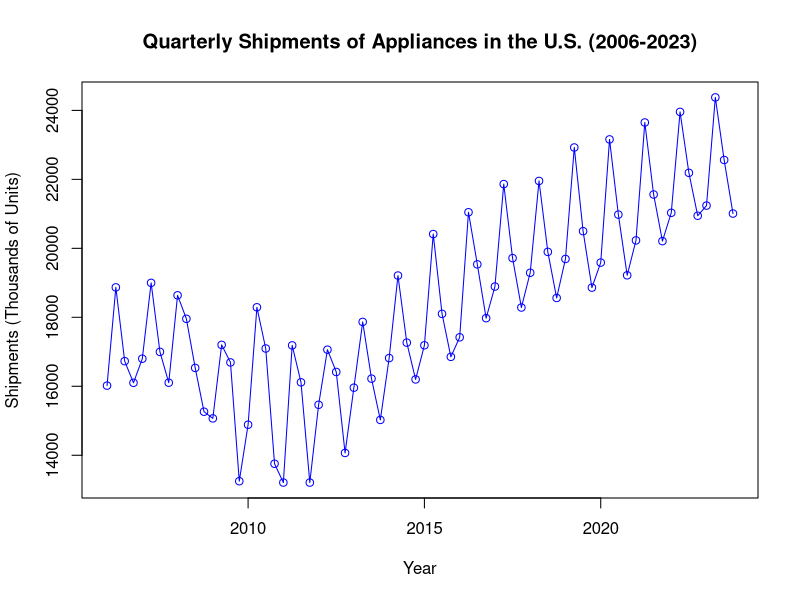
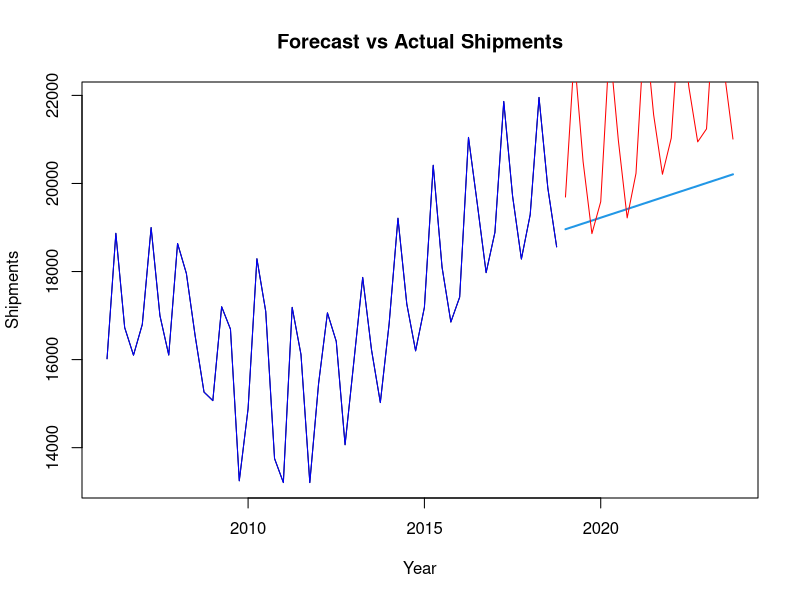

Write the R code that produced these figures, in order.
## USE FORECAST LIBRARY.

library(forecast)

## CREATE DATA FRAME. 

# Set working directory for locating files.
setwd("/Users/pallavinair/Desktop/CSUEB BA/BAN 673/Casestudy 2")

# Create data frame.
shipment.data <- read.csv("673_case2.csv")

# See the first 6 records of the file.
head(shipment.data)

#1 (a)Time series data set
## USE ts() FUNCTION TO CREATE TIME SERIES DATA SET

# Function ts() takes three arguments: start, end, and freq.
# With quarterly data, frequency in a season (year) is equal to 4.
# Arguments start and end are pairs: (season number, period number).
# Now, create the time series object
shipments.ts <- ts(shipment.data$Shipments, start = c(2006, 1), frequency = 4)
# 1 (b) Plot the time series data
plot(shipments.ts, xlab = "Year", ylab = "Shipments (Thousands of Units)", 
     main = "Quarterly Shipments of Appliances in the U.S. (2006-2023)", 
     type = "o", col = "blue")

# 2(a) Develop data partition with the validation partition of 20 periods and the rest for the 
#training partition.
# Define the numbers of months in the training and validation sets,
# nTrain and nValid, respectively.
nValid <- 20 
nTrain <- length(shipments.ts) - nValid
# Define the training and validation sets using window()
train.ts <- window(shipments.ts, end = c(2018, 4)) # Adjusted to ensure correct partitioning
valid.ts <- window(shipments.ts, start = c(2019, 1)) # Starting from 2019 Q1 for validation

#2 (b)
## FIT REGRESSION MODEL WITH LINEAR TREND: MODEL 1. 
## FORECAST AND MEASURE ACURACY.
# Use tslm() function (time series linear model) to create regression model with 
# linear trend.
train.lin <- tslm(train.ts ~ trend)

# See summary of linear trend model and associated parameters.
summary(train.lin)

# Apply forecast() function to make forecast for validation period.
train.lin.pred <- forecast(train.lin, h = nValid, level = 0)

# Plot the original time series with forecast overlaid
plot(train.lin.pred, main = "Forecast vs Actual Shipments", xlab = "Year", ylab = "Shipments")
lines(train.ts, col = "blue") # Plotting the training data
lines(valid.ts, col = "red") # Optionally, add the validation data to compare visually

# Use accuracy() function to identify common accuracy measures with rounded
# values to 3 decimals.
round(accuracy(train.lin.pred$mean, valid.ts), 3)


## FIT REGRESSION MODEL WITH QUADRATIC (POLYNOMIAL) TREND: MODEL 2. 
## FORECAST AND MEASURE ACCURACY.

# Use tslm() function to create quadratic (polynomial) trend model.
train.quad <- tslm(train.ts ~ trend + I(trend^2))

# See summary of quadratic trend model and associated parameters.
summary(train.quad)

# Apply forecast() function to make predictions for ts data in
# validation set.  
train.quad.pred <- forecast(train.quad, h = nValid, level = 0)


# Use accuracy() function to identify common accuracy measures
# for regression models with linear trend and quadratic (polynomial) trend.
round(accuracy(train.lin.pred$mean, valid.ts), 3)
round(accuracy(train.quad.pred$mean, valid.ts), 3)


## FIT REGRESSION MODEL WITH SEASONALITY: MODEL 3. 
## FORECAST AND MEASURE ACCURACY.

# Use tslm() function to create seasonal model.
train.season <- tslm(train.ts ~ season)

# See summary of seasonal model and associated parameters.
summary(train.season)

# If necessary, run the following code to identify seasons.
train.season$data 

# Apply forecast() function to make predictions for ts with 
# seasonality data in validation set.  
train.season.pred <- forecast(train.season, h = nValid, level = 0)

# Use accuracy() function to identify common accuracy measures
# for regression models with (1) linear trend, (2) quadratic (polynomial) trend,
# and (3) seasonality.
round(accuracy(train.lin.pred$mean, valid.ts), 3)
round(accuracy(train.quad.pred$mean, valid.ts), 3)
round(accuracy(train.season.pred$mean, valid.ts), 3)


## FIT REGRESSION MODEL WITH LINEAR TREND AND SEASONALITY: MODEL 4. 
## FORECAST AND MEASURE ACCURACY.

# Use tslm() function to create linear trend and seasonal model.
train.lin.season <- tslm(train.ts ~ trend + season)

# See summary of linear trend and seasonality model and associated parameters.
summary(train.lin.season)

# Apply forecast() function to make predictions for ts with 
# linear trend and seasonality data in validation set.  
train.lin.season.pred <- forecast(train.lin.season, h = nValid, level = 0)

# Use accuracy() function to identify common accuracy measures
# for various regression models: (1)linear trend, (2) quadratic  
# (polynomial) trend, (3) seasonality, and (4) linear trend and seasonality.
round(accuracy(train.lin.pred$mean, valid.ts),3)
round(accuracy(train.quad.pred$mean, valid.ts),3)
round(accuracy(train.season.pred$mean, valid.ts),3)
round(accuracy(train.lin.season.pred$mean, valid.ts),3)

## FIT REGRESSION MODEL WITH QUADRATIC TREND AND SEASONALITY: MODEL 5. 
## FORECAST AND MEASURE ACCURACY.

# Use tslm() function to create quadratic trend and seasonal model.
train.quad.season <- tslm(train.ts ~ trend + I(trend^2) + season)

# See summary of quadratic trend and seasonality model and associated parameters.
summary(train.quad.season)

# Apply forecast() function to make predictions for ts with 
# trend and seasonality data in validation set.  
train.quad.season.pred <- forecast(train.quad.season, h = nValid, level = 0)

#2 (c)
# Use accuracy() function to identify common accuracy measures
# for various regression models: (1) linear trend, (2) quadratic (polynomial) trend, (3) seasonality, 
# (4) linear trend and seasonality, and (5) quadratic trend 
# and seasonality. 
round(accuracy(train.lin.pred$mean, valid.ts),3)
round(accuracy(train.quad.pred$mean, valid.ts),3)
round(accuracy(train.season.pred$mean, valid.ts),3)
round(accuracy(train.lin.season.pred$mean, valid.ts),3)
round(accuracy(train.quad.season.pred$mean, valid.ts),3)


#3(a)
## FIT REGRESSION MODELS WITH LINEAR TREND, WITH LINEAR TREND 
## AND SEASONALITY, WITH QUADRATIC TREND AND SEASONALITY FOR ENTIRE DATASET. 
#FORECAST AND MEASURE ACCURACY.

# Use tslm() function to create linear trend model.
lin.trend <- tslm(shipments.ts ~ trend)

# See summary of linear trend equation and associated parameters.
summary(lin.trend)

# Apply forecast() function to make predictions for ts with 
# linear trend  data in 8 future quarters
lin.trend.pred <- forecast(lin.trend, h = 8, level = 0)
lin.trend.pred 
# Use tslm() function to create regression model with linear trend 
# and seasonality.
lin.season <- tslm(shipments.ts ~ trend + season)

# See summary of linear trend and seasonality equation and associated parameters.
summary(lin.season)

# Apply forecast() function to make predictions for ts with 
# linear trend and seasonality data in 8 future quarters
lin.season.pred <- forecast(lin.season, h = 8, level = 0)
lin.season.pred 
# Use tslm() function to create regression model with quadratic trend 
# and seasonality.
quad.season <- tslm(shipments.ts ~ trend + I(trend^2) + season)

# See summary of quadratic trend and seasonality equation and associated parameters.
summary(quad.season)

# Apply forecast() function to make predictions for ts with 
# quadratic trend and seasonality data in 8 future quarters
quad.season.pred <- forecast(quad.season, h = 8, level = 0)
quad.season.pred

## COMPARE ACCURACY MEASURES OF REGRESSION FORECAST WITH REGRESSION MODELS 
# WITH LINEAR TREND, WITH LINEAR TREND AND SEASONALITY,
# WITH QUADRATIC TREND AND SEASONALITY 
## ACCURACY MEASURES OF NAIVE FORECAST AND SEASONAL NAIVE FORECAST 
## FOR ENTIRE DATA SET.

# Use accuracy() function to identify common accuracy measures
# for naive model, seasonal naive, and regression model with quadratic trend and seasonality.
round(accuracy(lin.trend.pred$fitted, shipments.ts),3)
round(accuracy(lin.season.pred$fitted, shipments.ts),3)
round(accuracy(quad.season.pred$fitted, shipments.ts),3)
round(accuracy((naive(shipments.ts))$fitted, shipments.ts), 3)
round(accuracy((snaive(shipments.ts))$fitted, shipments.ts), 3)




